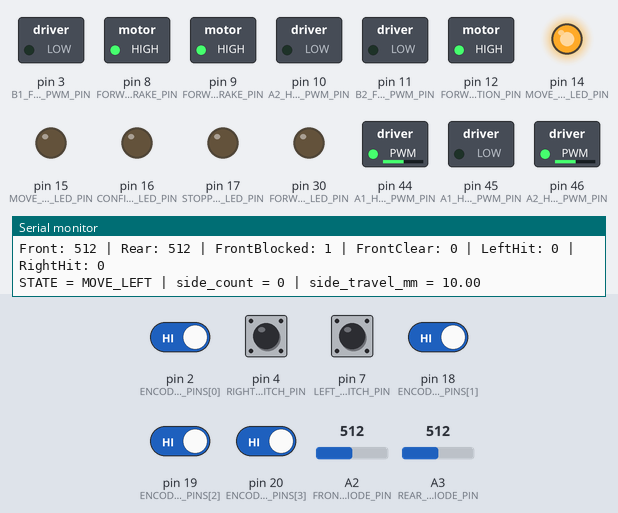
The sketch below on a simulated Arduino Mega 2560, built with avr-gcc and run on an emulated ATmega2560. Shown: switched loads named in the sketch (green lamp = pin HIGH), output pins drawn as LEDs (lit = HIGH), the last lines printed to the serial monitor. The inputs (shaded band) are chosen by the test bench; at power-on: pin 2 (ENCODER_A_PINS[0]), pin 18 (ENCODER_A_PINS[1]), pin 19 (ENCODER_A_PINS[2]), pin 20 (ENCODER_A_PINS[3]) HIGH, pin 4 (RIGHT_SIDE_SWITCH_PIN), pin 7 (LEFT_SIDE_SWITCH_PIN) LOW, A2 (FRONT_PHOTODIODE_PIN) = 512, A3 (REAR_PHOTODIODE_PIN) = 512.

Above: at 1.2 s.
1.3 s: A2 (FRONT_PHOTODIODE_PIN) set to 363
4.3 s: A2 (FRONT_PHOTODIODE_PIN) set to 336
At 4.9 s:
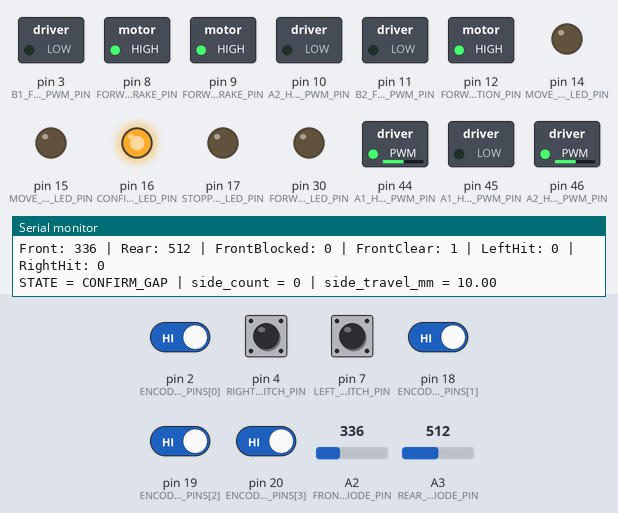
5.8 s: pin 7 (LEFT_SIDE_SWITCH_PIN) pulled HIGH for 0.15 s
At 6.4 s:
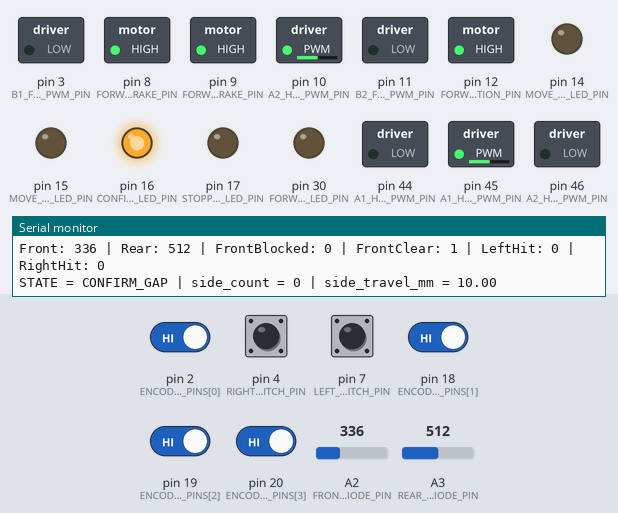
7.4 s: pin 4 (RIGHT_SIDE_SWITCH_PIN) pulled HIGH for 0.15 s
At 12.2 s:
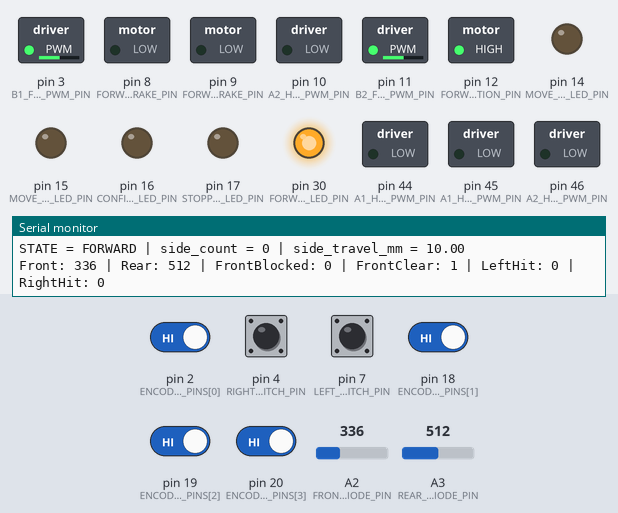
Timing chart, 0 to 13.7 s (numbered marks = the images above; inputs shaded):
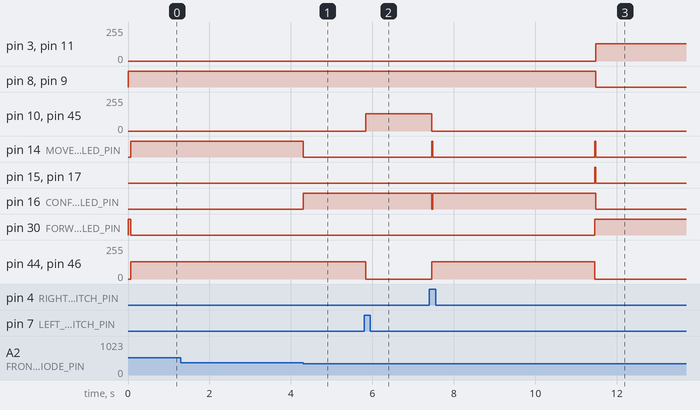

Measured:
- the behaviour switches between 351 and 350 on A2 (FRONT_PHOTODIODE_PIN) (found by bisection; images 0 and 1)
- after the input at 4.3 s, pin 14 (MOVE_LEFT_LED_PIN): HIGH → LOW at once; pin 16 (CONFIRM_GAP_LED_PIN): LOW → HIGH at once
- after the input at 5.8 s, pin 10 (A2_H_BRIDGE_IN2_PWM_PIN), pin 45 (A1_H_BRIDGE_IN2_PWM_PIN): 0/255 → 130/255 at once; pin 44 (A1_H_BRIDGE_IN1_PWM_PIN), pin 46 (A2_H_BRIDGE_IN1_PWM_PIN): 130/255 → 0/255 at once
- after the input at 7.4 s, pin 3 (B1_FORWARD_PWM_PIN): 0/255 → 130/255 after 4.1 s instead of 2.4 s; pin 8 (FORWARD_MOTOR_B_BRAKE_PIN): HIGH → LOW after 4.1 s instead of 2.4 s

The sketch:

main_robot.ino
```cpp
#include "src/config.h"
#include "src/sensors.h"
#include "src/motors.h"
#include "src/encoders.h"
#include "src/fsm.h"

unsigned long lastDebugTime = 0;

void initStatusLeds() {
  pinMode(FORWARD_LED_PIN, OUTPUT);
  pinMode(MOVE_LEFT_LED_PIN, OUTPUT);
  pinMode(MOVE_RIGHT_LED_PIN, OUTPUT);
  pinMode(CONFIRM_GAP_LED_PIN, OUTPUT);
  pinMode(STOPPING_LED_PIN, OUTPUT);
}

void updateStatusLeds() {
  const RobotState state = getCurrentState();

  digitalWrite(FORWARD_LED_PIN,     state == STATE_FORWARD ? HIGH : LOW);
  digitalWrite(MOVE_LEFT_LED_PIN,   state == STATE_MOVE_LEFT ? HIGH : LOW);
  digitalWrite(MOVE_RIGHT_LED_PIN,  state == STATE_MOVE_RIGHT ? HIGH : LOW);
  digitalWrite(CONFIRM_GAP_LED_PIN, state == STATE_CONFIRM_GAP ? HIGH : LOW);

  // STOPPING is made deliberately obvious: all LEDs ON.
  if (state == STATE_STOPPING) {
    digitalWrite(FORWARD_LED_PIN, HIGH);
    digitalWrite(MOVE_LEFT_LED_PIN, HIGH);
    digitalWrite(MOVE_RIGHT_LED_PIN, HIGH);
    digitalWrite(CONFIRM_GAP_LED_PIN, HIGH);
    digitalWrite(STOPPING_LED_PIN, HIGH);
  } else {
    digitalWrite(STOPPING_LED_PIN, LOW);
  }
}

void printDebug(const SensorData &s) {
  printSensors(s);
  Serial.print("STATE = ");
  Serial.print(getStateName(getCurrentState()));
  Serial.print(" | side_count = ");
  Serial.print(getSideEncoderCount());
  Serial.print(" | side_travel_mm = ");
  Serial.println(getSideTravelMm());
}

void setup() {
  Serial.begin(9600);

  initStatusLeds();
  updateStatusLeds();

  initSensors();
  initMotors();
  initEncoders();
  initFSM();

  if (ENABLE_DEBUG_PRINT) {
    Serial.println("Maze robot with PWM side H-bridge started.");
    Serial.println("Forward -> side-search -> confirm passable gap -> forward.");
  }
}

void loop() {
  const SensorData sensors = readSensors();

  updateDecision(sensors);
  executeAction();
  updateStatusLeds();

  if (ENABLE_DEBUG_PRINT && millis() - lastDebugTime >= DEBUG_INTERVAL_MS) {
    printDebug(sensors);
    lastDebugTime = millis();
  }
}
```

encoders.cpp
```cpp
#include "encoders.h"
#include "config.h"

static volatile long encoderCounts[ENCODER_COUNT] = {0, 0, 0, 0};
static int activeSideEncoderIndex = SIDE_ENCODER_PRIMARY_INDEX;

static long absoluteLong(long value) {
  return value < 0 ? -value : value;
}

static bool validEncoderIndex(int encoderIndex) {
  return encoderIndex >= 0 && encoderIndex < ENCODER_COUNT;
}

static void updateEncoder(int encoderIndex) {
  const int encoderB = digitalRead(ENCODER_B_PINS[encoderIndex]);

  if (encoderB == LOW) {
    encoderCounts[encoderIndex]++;
  } else {
    encoderCounts[encoderIndex]--;
  }
}

static void updateEncoder0() { updateEncoder(0); }
static void updateEncoder1() { updateEncoder(1); }
static void updateEncoder2() { updateEncoder(2); }
static void updateEncoder3() { updateEncoder(3); }

void initEncoders() {
  for (int i = 0; i < ENCODER_COUNT; i++) {
    pinMode(ENCODER_A_PINS[i], INPUT);
    pinMode(ENCODER_B_PINS[i], INPUT_PULLUP);
  }

  resetAllEncoderCounts();

  if (!USE_DUMMY_ENCODERS) {
    attachInterrupt(digitalPinToInterrupt(ENCODER_A_PINS[0]), updateEncoder0, RISING);
    attachInterrupt(digitalPinToInterrupt(ENCODER_A_PINS[1]), updateEncoder1, RISING);
    attachInterrupt(digitalPinToInterrupt(ENCODER_A_PINS[2]), updateEncoder2, RISING);
    attachInterrupt(digitalPinToInterrupt(ENCODER_A_PINS[3]), updateEncoder3, RISING);
  }
}

void resetSideEncoderCount() {
  noInterrupts();

  if (validEncoderIndex(SIDE_ENCODER_PRIMARY_INDEX)) {
    encoderCounts[SIDE_ENCODER_PRIMARY_INDEX] = 0;
  }

  if (SIDE_ENCODER_AVERAGE_TWO && validEncoderIndex(SIDE_ENCODER_SECONDARY_INDEX)) {
    encoderCounts[SIDE_ENCODER_SECONDARY_INDEX] = 0;
  }

  if (validEncoderIndex(activeSideEncoderIndex)) {
    encoderCounts[activeSideEncoderIndex] = 0;
  }

  interrupts();
}

void resetAllEncoderCounts() {
  noInterrupts();
  for (int i = 0; i < ENCODER_COUNT; i++) {
    encoderCounts[i] = 0;
  }
  interrupts();
}

void selectSideEncoderForLeftMove() {
  activeSideEncoderIndex = SIDE_ENCODER_PRIMARY_INDEX;
}

void selectSideEncoderForRightMove() {
  activeSideEncoderIndex = SIDE_ENCODER_PRIMARY_INDEX;
}

long getEncoderCount(int encoderIndex) {
  if (!validEncoderIndex(encoderIndex)) {
    return 0;
  }

  if (USE_DUMMY_ENCODERS) {
    noInterrupts();
    encoderCounts[encoderIndex] += DUMMY_ENCODER_COUNTS_PER_READ;
    const long count = encoderCounts[encoderIndex];
    interrupts();
    return count;
  }

  noInterrupts();
  const long count = encoderCounts[encoderIndex];
  interrupts();
  return count;
}

long getSideEncoderCount() {
  if (SIDE_ENCODER_AVERAGE_TWO && validEncoderIndex(SIDE_ENCODER_SECONDARY_INDEX)) {
    const long primary = absoluteLong(getEncoderCount(SIDE_ENCODER_PRIMARY_INDEX));
    const long secondary = absoluteLong(getEncoderCount(SIDE_ENCODER_SECONDARY_INDEX));
    return (primary + secondary) / 2;
  }

  return absoluteLong(getEncoderCount(activeSideEncoderIndex));
}

float getSideTravelMm() {
  const long count = getSideEncoderCount();
  const float encoderTurns = count / ENCODER_COUNTS_PER_REV;
  return (encoderTurns * WHEEL_CIRCUMFERENCE_MM) + GAP_ENTRY_REDUNDANCY_MM;
}

bool gapEntryDistanceReached() {
  return getSideTravelMm() >= MIN_PASSABLE_GAP_MM;
}
```

encoders.h
```cpp
#ifndef ENCODERS_H
#define ENCODERS_H

#include <Arduino.h>

void initEncoders();
void resetAllEncoderCounts();
void resetSideEncoderCount();
void selectSideEncoderForLeftMove();
void selectSideEncoderForRightMove();
long getEncoderCount(int encoderIndex);
long getSideEncoderCount();
float getSideTravelMm();
bool gapEntryDistanceReached();

#endif
```

fsm.cpp
```cpp
#include <Arduino.h>
#include "fsm.h"
#include "config.h"
#include "motors.h"
#include "encoders.h"

static RobotState currentState = STATE_FORWARD;
static RobotState previousState = STATE_FORWARD;
static RobotState gapDirectionState = STATE_MOVE_LEFT;

static unsigned long stateStartTime = 0;
static unsigned long gapStartTime = 0;

static unsigned long stateElapsedMs() {
  return millis() - stateStartTime;
}

static void changeState(RobotState newState) {
  if (newState == currentState) {
    return;
  }

  previousState = currentState;
  currentState = newState;
  stateStartTime = millis();

  if (newState == STATE_CONFIRM_GAP) {
    gapDirectionState = previousState;

    if (gapDirectionState == STATE_MOVE_LEFT) {
      selectSideEncoderForLeftMove();
    } else {
      selectSideEncoderForRightMove();
    }

    gapStartTime = millis();
    resetSideEncoderCount();
  }

  if (ENABLE_DEBUG_PRINT) {
    Serial.print("State changed to: ");
    Serial.println(getStateName(currentState));
  }
}

static void chooseSideSearchDirection(const SensorData &s) {
  if (!s.leftWallHit) {
    changeState(STATE_MOVE_LEFT);
  } else if (!s.rightWallHit) {
    changeState(STATE_MOVE_RIGHT);
  } else {
    changeState(STATE_STOPPING);
  }
}

static void continueInGapDirection() {
  if (gapDirectionState == STATE_MOVE_LEFT) {
    changeState(STATE_MOVE_LEFT);
  } else {
    changeState(STATE_MOVE_RIGHT);
  }
}

void initFSM() {
  currentState = STATE_FORWARD;
  previousState = STATE_FORWARD;
  gapDirectionState = STATE_MOVE_LEFT;
  stateStartTime = millis();
  gapStartTime = 0;
}

void updateDecision(const SensorData &s) {
  // No available route: front blocked and both side bumpers/switches are hit.
  if (s.frontBlocked && s.leftWallHit && s.rightWallHit) {
    changeState(STATE_STOPPING);
    return;
  }

  switch (currentState) {
    case STATE_FORWARD:
      if (s.frontBlocked) {
        chooseSideSearchDirection(s);
      }
      break;

    case STATE_MOVE_LEFT:
      if (s.frontClear) {
        changeState(STATE_CONFIRM_GAP);
      } else if (s.leftWallHit || stateElapsedMs() >= MAX_SIDE_SEARCH_MS) {
        changeState(STATE_MOVE_RIGHT);
      }
      break;

    case STATE_MOVE_RIGHT:
      if (s.frontClear) {
        changeState(STATE_CONFIRM_GAP);
      } else if (s.rightWallHit || stateElapsedMs() >= MAX_SIDE_SEARCH_MS) {
        changeState(STATE_MOVE_LEFT);
      }
      break;

    case STATE_CONFIRM_GAP:
      // Keep moving sideways through the candidate opening.
      // If the front becomes blocked before enough side travel has happened,
      // the gap is too small for the robot, so ignore it and keep searching.
      if (s.frontBlocked && !gapEntryDistanceReached()) {
        continueInGapDirection();
      }
      // Side contact during confirmation means the current side direction is unsafe.
      else if (gapDirectionState == STATE_MOVE_LEFT && s.leftWallHit) {
        changeState(STATE_MOVE_RIGHT);
      }
      else if (gapDirectionState == STATE_MOVE_RIGHT && s.rightWallHit) {
        changeState(STATE_MOVE_LEFT);
      }
      // Valid gap: front stayed clear long enough AND encoder distance says the
      // open width is at least the minimum passable gap.
      else if ((millis() - gapStartTime >= GAP_CONFIRM_MS) && gapEntryDistanceReached()) {
        changeState(STATE_FORWARD);
      }
      // Safety fallback: if the encoder never increments or a sensor fails, stop.
      else if (stateElapsedMs() >= MAX_GAP_CONFIRM_MS) {
        changeState(STATE_STOPPING);
      }
      break;

    case STATE_STOPPING:
      if (s.frontClear) {
        changeState(STATE_FORWARD);
      } else {
        chooseSideSearchDirection(s);
      }
      break;
  }
}

void executeAction() {
  switch (currentState) {
    case STATE_FORWARD:
      driveForward();
      break;

    case STATE_MOVE_LEFT:
      moveLeft();
      break;

    case STATE_MOVE_RIGHT:
      moveRight();
      break;

    case STATE_CONFIRM_GAP:
      if (gapDirectionState == STATE_MOVE_LEFT) {
        moveLeft();
      } else {
        moveRight();
      }
      break;

    case STATE_STOPPING:
      stopMotors();
      break;
  }
}

RobotState getCurrentState() {
  return currentState;
}

const char* getStateName(RobotState state) {
  switch (state) {
    case STATE_FORWARD:     return "FORWARD";
    case STATE_MOVE_LEFT:   return "MOVE_LEFT";
    case STATE_MOVE_RIGHT:  return "MOVE_RIGHT";
    case STATE_CONFIRM_GAP: return "CONFIRM_GAP";
    case STATE_STOPPING:    return "STOPPING";
    default:                return "UNKNOWN";
  }
}
```

fsm.h
```cpp
#ifndef FSM_H
#define FSM_H

#include "sensors.h"

enum RobotState {
  STATE_FORWARD,
  STATE_MOVE_LEFT,
  STATE_MOVE_RIGHT,
  STATE_CONFIRM_GAP,
  STATE_STOPPING
};

void initFSM();
void updateDecision(const SensorData &s);
void executeAction();
RobotState getCurrentState();
const char* getStateName(RobotState state);

#endif
```

motors.cpp
```cpp
#include "motors.h"
#include "config.h"

static int clampPwm(int pwm) {
  if (pwm < 0) return 0;
  if (pwm > 255) return 255;
  return pwm;
}

static void printDummyMotorCommand(const char* action) {
  Serial.print("Dummy motor: ");
  Serial.print(action);
  Serial.print(" | forward_pwm=");
  Serial.print(FORWARD_PWM);
  Serial.print(" | side_pwm_a1=");
  Serial.print(SIDE_PWM_A1);
  Serial.print(" | side_pwm_a2=");
  Serial.println(SIDE_PWM_A2);
}

static void stopForwardMotors() {
  analogWrite(B1_FORWARD_PWM_PIN, 0);
  analogWrite(B2_FORWARD_PWM_PIN, 0);
}

static void engageForwardBrakes() {
  digitalWrite(FORWARD_MOTOR_A_BRAKE_PIN, HIGH);
  digitalWrite(FORWARD_MOTOR_B_BRAKE_PIN, HIGH);
}

static void releaseForwardBrakes() {
  digitalWrite(FORWARD_MOTOR_A_BRAKE_PIN, LOW);
  digitalWrite(FORWARD_MOTOR_B_BRAKE_PIN, LOW);
}

static void setForwardMotorDirection() {
  digitalWrite(FORWARD_MOTOR_A_DIRECTION_PIN, HIGH);
  digitalWrite(FORWARD_MOTOR_B_DIRECTION_PIN, LOW);
}

static void stopOneSideHBridge(int in1PwmPin, int in2PwmPin) {
  analogWrite(in1PwmPin, 0);
  analogWrite(in2PwmPin, 0);
  digitalWrite(in1PwmPin, LOW);
  digitalWrite(in2PwmPin, LOW);
}

static void stopSideMotors() {
  stopOneSideHBridge(A1_H_BRIDGE_IN1_PWM_PIN, A1_H_BRIDGE_IN2_PWM_PIN);
  stopOneSideHBridge(A2_H_BRIDGE_IN1_PWM_PIN, A2_H_BRIDGE_IN2_PWM_PIN);
}

// signedPwm > 0: IN1 receives PWM, IN2 LOW.
// signedPwm < 0: IN2 receives PWM, IN1 LOW.
// signedPwm = 0: both LOW, motor coasts/stops.
static void setOneSideHBridge(int in1PwmPin, int in2PwmPin, int signedPwm) {
  if (signedPwm > 0) {
    const int pwm = clampPwm(signedPwm);
    analogWrite(in2PwmPin, 0);
    digitalWrite(in2PwmPin, LOW);
    analogWrite(in1PwmPin, pwm);
  } else if (signedPwm < 0) {
    const int pwm = clampPwm(-signedPwm);
    analogWrite(in1PwmPin, 0);
    digitalWrite(in1PwmPin, LOW);
    analogWrite(in2PwmPin, pwm);
  } else {
    stopOneSideHBridge(in1PwmPin, in2PwmPin);
  }
}

static void setSideMotorsSigned(int a1SignedPwm, int a2SignedPwm) {
  if (SIDE_MOTOR_A1_INVERTED) {
    a1SignedPwm = -a1SignedPwm;
  }
  if (SIDE_MOTOR_A2_INVERTED) {
    a2SignedPwm = -a2SignedPwm;
  }

  setOneSideHBridge(A1_H_BRIDGE_IN1_PWM_PIN, A1_H_BRIDGE_IN2_PWM_PIN, a1SignedPwm);
  setOneSideHBridge(A2_H_BRIDGE_IN1_PWM_PIN, A2_H_BRIDGE_IN2_PWM_PIN, a2SignedPwm);
}

void initMotors() {
  pinMode(B1_FORWARD_PWM_PIN, OUTPUT);
  pinMode(B2_FORWARD_PWM_PIN, OUTPUT);
  pinMode(FORWARD_MOTOR_A_DIRECTION_PIN, OUTPUT);
  pinMode(FORWARD_MOTOR_B_DIRECTION_PIN, OUTPUT);
  pinMode(FORWARD_MOTOR_A_BRAKE_PIN, OUTPUT);
  pinMode(FORWARD_MOTOR_B_BRAKE_PIN, OUTPUT);

  pinMode(A1_H_BRIDGE_IN1_PWM_PIN, OUTPUT);
  pinMode(A1_H_BRIDGE_IN2_PWM_PIN, OUTPUT);
  pinMode(A2_H_BRIDGE_IN1_PWM_PIN, OUTPUT);
  pinMode(A2_H_BRIDGE_IN2_PWM_PIN, OUTPUT);

  stopForwardMotors();
  setForwardMotorDirection();
  engageForwardBrakes();
  stopSideMotors();
}

void stopMotors() {
  if (USE_DUMMY_MOTORS) {
    printDummyMotorCommand("STOP");
    return;
  }

  stopForwardMotors();
  engageForwardBrakes();
  stopSideMotors();
}

void driveForward() {
  if (USE_DUMMY_MOTORS) {
    printDummyMotorCommand("FORWARD");
    return;
  }

  stopSideMotors();
  setForwardMotorDirection();
  releaseForwardBrakes();
  analogWrite(B1_FORWARD_PWM_PIN, clampPwm(FORWARD_PWM));
  analogWrite(B2_FORWARD_PWM_PIN, clampPwm(FORWARD_PWM));
}

void moveLeft() {
  if (USE_DUMMY_MOTORS) {
    printDummyMotorCommand("LEFT");
    return;
  }

  stopForwardMotors();
  engageForwardBrakes();

  // Left movement: both side H-bridges driven in their positive direction.
  // If one motor is physically reversed, set SIDE_MOTOR_Ax_INVERTED = true.
  setSideMotorsSigned(clampPwm(SIDE_PWM_A1), clampPwm(SIDE_PWM_A2));
}

void moveRight() {
  if (USE_DUMMY_MOTORS) {
    printDummyMotorCommand("RIGHT");
    return;
  }

  stopForwardMotors();
  engageForwardBrakes();

  // Right movement: both side H-bridges driven in their negative direction.
  setSideMotorsSigned(-clampPwm(SIDE_PWM_A1), -clampPwm(SIDE_PWM_A2));
}
```

motors.h
```cpp
#ifndef MOTORS_H
#define MOTORS_H

void initMotors();
void stopMotors();
void driveForward();
void moveLeft();
void moveRight();

#endif
```

sensors.cpp
```cpp
#include "sensors.h"
#include "config.h"

const unsigned long DUMMY_PHASE_MS = 2000;
const int DUMMY_FRONT_CLEAR_RAW = 200;
const int DUMMY_FRONT_BLOCKED_RAW = 500;
const int DUMMY_REAR_RAW = 200;

struct DebouncedSwitch {
  int pin;
  bool stableHit;
  bool lastRawHit;
  unsigned long lastChangeTime;
};

static DebouncedSwitch leftSwitch  = {LEFT_SIDE_SWITCH_PIN, false, false, 0};
static DebouncedSwitch rightSwitch = {RIGHT_SIDE_SWITCH_PIN, false, false, 0};

// Hysteresis memory for the front sensor.
static bool frontCurrentlyBlocked = false;

static bool rawSwitchHit(int pin) {
  const int raw = digitalRead(pin);
  return SIDE_SWITCH_HIT_IS_HIGH ? (raw == HIGH) : (raw == LOW);
}

static void initDebouncedSwitch(DebouncedSwitch &sw) {
  sw.lastRawHit = rawSwitchHit(sw.pin);
  sw.stableHit = sw.lastRawHit;
  sw.lastChangeTime = millis();
}

static bool updateDebouncedSwitch(DebouncedSwitch &sw) {
  const bool rawHit = rawSwitchHit(sw.pin);

  if (rawHit != sw.lastRawHit) {
    sw.lastRawHit = rawHit;
    sw.lastChangeTime = millis();
  }

  if (millis() - sw.lastChangeTime >= SWITCH_DEBOUNCE_MS) {
    sw.stableHit = rawHit;
  }

  return sw.stableHit;
}

static void updateFrontHysteresis(SensorData &s) {
  if (s.frontRaw >= FRONT_BLOCKED_THRESHOLD) {
    frontCurrentlyBlocked = true;
  } else if (s.frontRaw <= FRONT_CLEAR_THRESHOLD) {
    frontCurrentlyBlocked = false;
  }

  s.frontBlocked = frontCurrentlyBlocked;
  s.frontClear = !frontCurrentlyBlocked;
}

static SensorData readDummySensors() {
  SensorData s;
  const unsigned long phase = (millis() / DUMMY_PHASE_MS) % 5;

  s.frontRaw = DUMMY_FRONT_CLEAR_RAW;
  s.rearRaw = DUMMY_REAR_RAW;
  s.frontBlocked = false;
  s.frontClear = true;
  s.leftWallHit = false;
  s.rightWallHit = false;

  if (phase == 1) {
    // Wall ahead, left available.
    s.frontRaw = DUMMY_FRONT_BLOCKED_RAW;
    s.frontBlocked = true;
    s.frontClear = false;
  } else if (phase == 2) {
    // Small/temporary clear gap.
    s.frontRaw = DUMMY_FRONT_CLEAR_RAW;
    s.frontBlocked = false;
    s.frontClear = true;
  } else if (phase == 3) {
    // Blocked again: the FSM should reject the small gap and keep side-searching.
    s.frontRaw = DUMMY_FRONT_BLOCKED_RAW;
    s.frontBlocked = true;
    s.frontClear = false;
  } else if (phase == 4) {
    // Real clear gap.
    s.frontRaw = DUMMY_FRONT_CLEAR_RAW;
    s.frontBlocked = false;
    s.frontClear = true;
  }

  return s;
}

void initSensors() {
  const int switchMode = SIDE_SWITCHES_USE_INTERNAL_PULLUPS ? INPUT_PULLUP : INPUT;
  pinMode(LEFT_SIDE_SWITCH_PIN, switchMode);
  pinMode(RIGHT_SIDE_SWITCH_PIN, switchMode);

  pinMode(FRONT_PHOTODIODE_PIN, INPUT);
  pinMode(REAR_PHOTODIODE_PIN, INPUT);

  if (!USE_DUMMY_SENSORS) {
    initDebouncedSwitch(leftSwitch);
    initDebouncedSwitch(rightSwitch);
  }
}

SensorData readSensors() {
  if (USE_DUMMY_SENSORS) {
    return readDummySensors();
  }

  SensorData s;
  s.frontRaw = analogRead(FRONT_PHOTODIODE_PIN);
  s.rearRaw = analogRead(REAR_PHOTODIODE_PIN);

  updateFrontHysteresis(s);

  s.leftWallHit = updateDebouncedSwitch(leftSwitch);
  s.rightWallHit = updateDebouncedSwitch(rightSwitch);

  return s;
}

void printSensors(const SensorData &s) {
  Serial.print("Front: ");
  Serial.print(s.frontRaw);
  Serial.print(" | Rear: ");
  Serial.print(s.rearRaw);
  Serial.print(" | FrontBlocked: ");
  Serial.print(s.frontBlocked);
  Serial.print(" | FrontClear: ");
  Serial.print(s.frontClear);
  Serial.print(" | LeftHit: ");
  Serial.print(s.leftWallHit);
  Serial.print(" | RightHit: ");
  Serial.println(s.rightWallHit);
}
```

Source omitted: sensors.h (289 bytes), config.h (4849 bytes)
